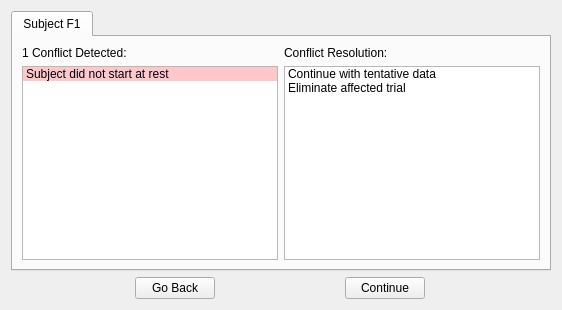
      <widget class="QWidget" name="ConflictPage">
       <layout class="QGridLayout" name="gridLayout_2">
        <item row="1" column="0">
         <layout class="QHBoxLayout" name="horizontalLayout_12">
          <item>
           <widget class="QPushButton" name="BackButton4">
            <property name="sizePolicy">
             <sizepolicy hsizetype="Fixed" vsizetype="Fixed">
              <horstretch>0</horstretch>
              <verstretch>0</verstretch>
             </sizepolicy>
            </property>
            <property name="text">
             <string>Go Back</string>
            </property>
           </widget>
          </item>
          <item>
           <widget class="QPushButton" name="ContinueButton3">
            <property name="sizePolicy">
             <sizepolicy hsizetype="Fixed" vsizetype="Minimum">
              <horstretch>0</horstretch>
              <verstretch>0</verstretch>
             </sizepolicy>
            </property>
            <property name="layoutDirection">
             <enum>Qt::LeftToRight</enum>
            </property>
            <property name="text">
             <string>Continue</string>
            </property>
            <property name="flat">
             <bool>false</bool>
            </property>
           </widget>
          </item>
         </layout>
        </item>
        <item row="0" column="0">
         <widget class="QTabWidget" name="tabWidget_3">
          <property name="currentIndex">
           <number>0</number>
          </property>
          <widget class="QWidget" name="tab1">
           <attribute name="title">
            <string>Subject F1</string>
           </attribute>
           <layout class="QGridLayout" name="gridLayout_37">
            <item row="0" column="0">
             <layout class="QHBoxLayout" name="horizontalLayout_7">
              <item>
               <widget class="QLabel" name="label_41">
                <property name="text">
                 <string>1 Conflict Detected:</string>
                </property>
               </widget>
              </item>
              <item>
               <widget class="QLabel" name="label_42">
                <property name="text">
                 <string>Conflict Resolution:</string>
                </property>
               </widget>
              </item>
             </layout>
            </item>
            <item row="1" column="0">
             <layout class="QHBoxLayout" name="horizontalLayout_8">
              <item>
               <widget class="QListWidget" name="listWidget8">
                <item>
                 <property name="text">
                  <string>Subject did not start at rest </string>
                 </property>
                 <property name="background">
                  <brush brushstyle="SolidPattern">
                   <color alpha="255">
                    <red>255</red>
                    <green>200</green>
                    <blue>200</blue>
                   </color>
                  </brush>
                 </property>
                 <property name="foreground">
                  <brush brushstyle="SolidPattern">
                   <color alpha="255">
                    <red>0</red>
                    <green>0</green>
                    <blue>17</blue>
                   </color>
                  </brush>
                 </property>
                </item>
               </widget>
              </item>
              <item>
               <widget class="QListWidget" name="listWidget9">
                <item>
                 <property name="text">
                  <string>Continue with tentative data</string>
                 </property>
                </item>
                <item>
                 <property name="text">
                  <string>Eliminate affected trial</string>
                 </property>
                </item>
               </widget>
              </item>
             </layout>
            </item>
           </layout>
          </widget>
         </widget>
        </item>
       </layout>
      </widget>
